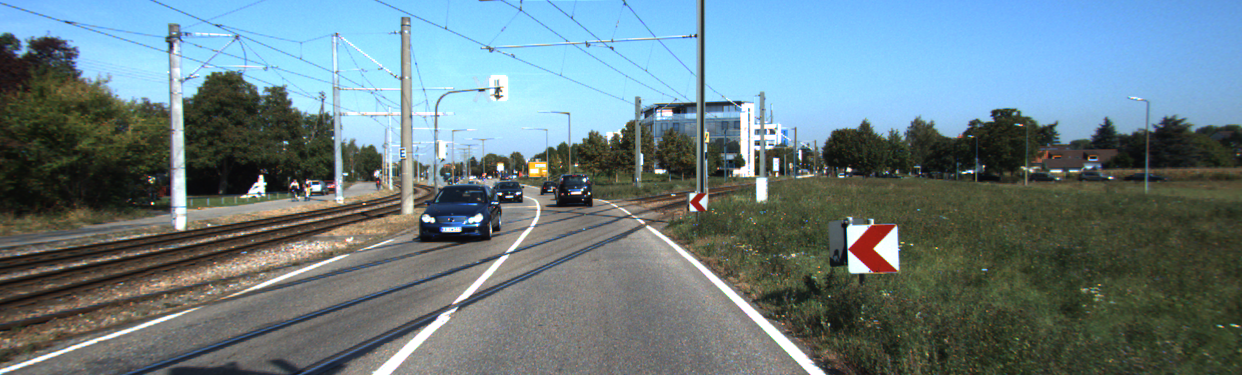
#> input picture dataset_examples/um_000003.png, 1242 x 375 px; its folder holds only this picture in this run
$ python -i improc.py   (imports and definitions only)
#> lines starting #> are read from the running program, lines starting #| are printed output that depends on the picture
import cv2
import json
import numpy as np

from main import masks_filename


# [69 lines left out: functions crop_image, mask_image, closing, detect_edges, not called in this run]

>>> import cv2
>>> picture = cv2.imread('dataset_examples/um_000003.png')
#> picture is the input picture: shape (375, 1242, 3); mean B, G, R 130.7, 124.7, 104.5
>>> result = detect_edges(picture)
#> in crop_image, `return image[height // cutting_point: height, :, :]`:
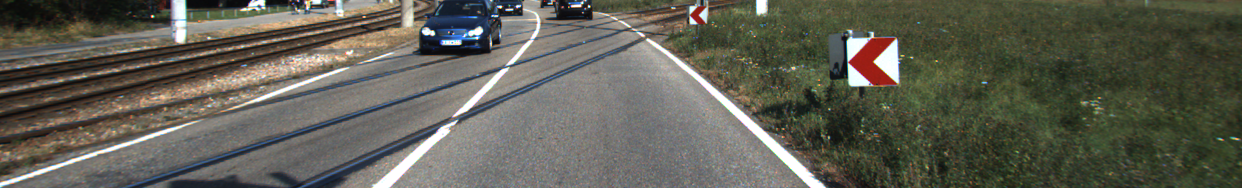
#> returned value: shape (188, 1242, 3); mean of channels 0, 1, 2 83.5, 94.9, 95.2; drawn as B, G, R
#> in detect_edges, `image_hsv = cv2.cvtColor(cropped_image, cv2.COLOR_BGR2HSV)`: image_hsv: shape (188, 1242, 3); mean H, S, V 49.8, 64, 102.3
#> (the run stopped early here; a loop or call above may not have finished)

$ run again, on dataset_examples/um_000029.png
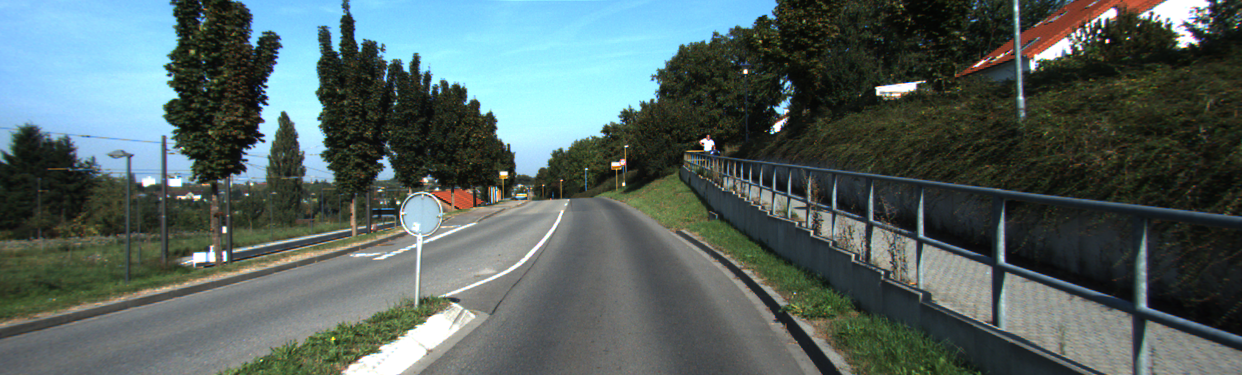
#> input picture dataset_examples/um_000029.png, 1242 x 375 px
#> picture is the input picture: shape (375, 1242, 3); mean B, G, R 97.6, 99.6, 84.4
#> in crop_image, `return image[height // cutting_point: height, :, :]`:
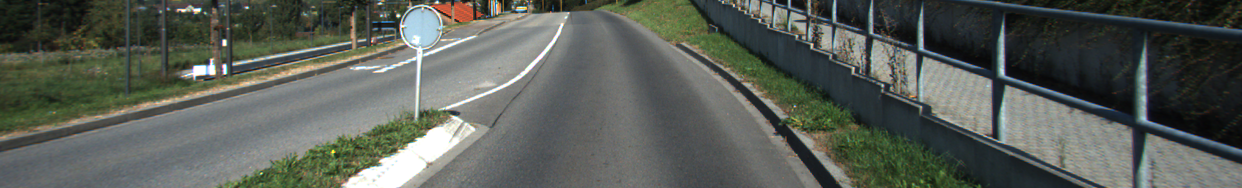
#> returned value: shape (188, 1242, 3); mean of channels 0, 1, 2 87.4, 94.5, 89.3; drawn as B, G, R
#> image_hsv: shape (188, 1242, 3); mean H, S, V 67.4, 51.7, 98.7

$ run again, on dataset_examples/um_000052.png
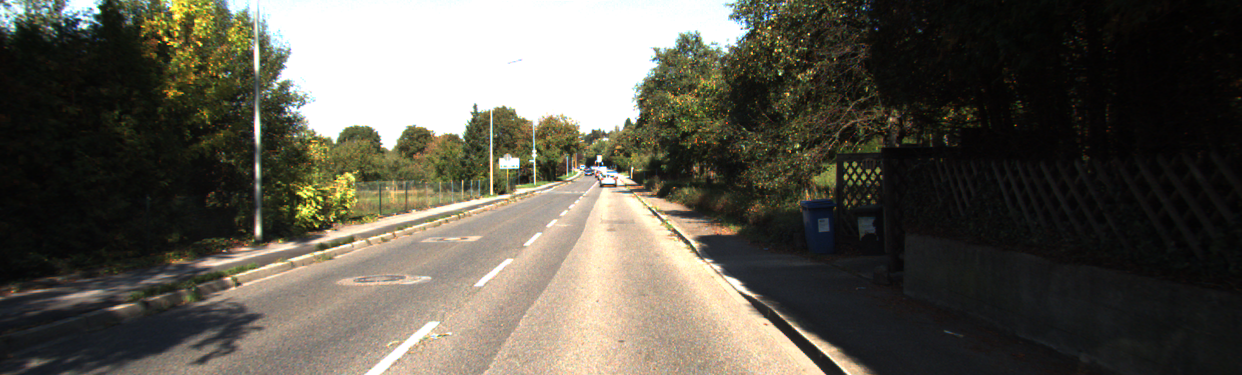
#> input picture dataset_examples/um_000052.png, 1242 x 375 px
#> picture is the input picture: shape (375, 1242, 3); mean B, G, R 77.7, 88.1, 91.7
#> in crop_image, `return image[height // cutting_point: height, :, :]`:
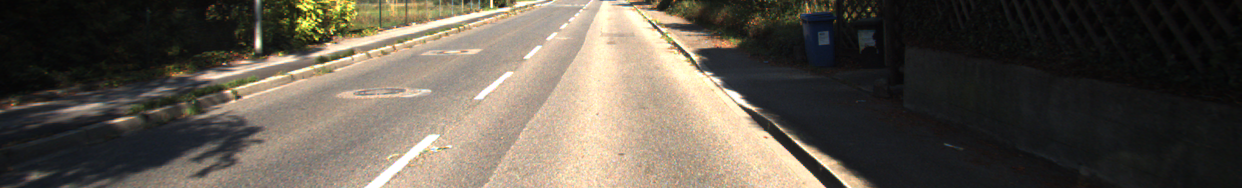
#> returned value: shape (188, 1242, 3); mean of channels 0, 1, 2 76.1, 86.7, 94.1; drawn as B, G, R
#> image_hsv: shape (188, 1242, 3); mean H, S, V 53.7, 54.9, 96.5
